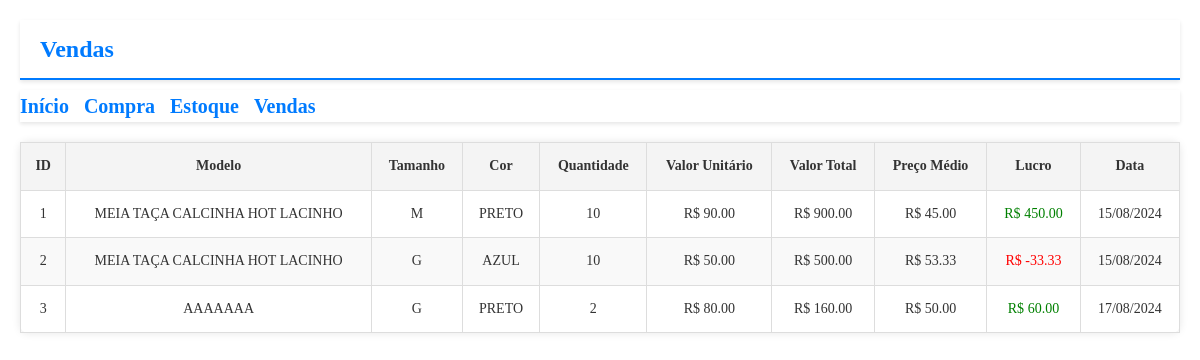
Screenshot of /vendas (signed in) with the database file from the repository.
### Itslojamar/main.py (models this page shows)
class Venda(db.Model):
    id = db.Column(db.Integer, primary_key=True)
    modelo = db.Column(db.String(80), nullable=False)
    tamanho = db.Column(db.String(20), nullable=False)
    cor = db.Column(db.String(20), nullable=False)
    quantidade = db.Column(db.Integer, nullable=False)
    valor_unitario = db.Column(db.Float, nullable=False)
    preco_medio = db.Column(db.Float, nullable=False)
    valor_total = db.Column(db.Float, nullable=False)
    data = db.Column(db.DateTime, nullable=False)

### Itslojamar/main.py (the view)
@app.route('/vendas', methods=['GET'])
@login_required
def vendas():
    vendas = Venda.query.all()
    return render_template('vendas.html', vendas=vendas)

### Itslojamar/main.py (called while the page is built)
def login_required(f):
    @wraps(f)
    def decorated_function(*args, **kwargs):
        if 'logged_in' not in session:
            return redirect(url_for('login'))
        return f(*args, **kwargs)
    return decorated_function

### Itslojamar/templates/vendas.html (shortened to what this page needs)
<!DOCTYPE html>
<html lang="pt-BR">
<head>
    <link rel="stylesheet" href="{{ url_for('static', filename='vendas.css') }}">
</head>
<body>
    <header class="header">
        <h1>Vendas</h1>
    </header>
    <div class="navbar">
        <a href="{{ url_for('index') }}">Início</a>
        <a href="{{ url_for('compra') }}">Compra</a>
        <a href="{{ url_for('estoque') }}">Estoque</a>
        <a href="{{ url_for('vendas') }}">Vendas</a>
    </div>
<body>
    <table>
        <thead>
            <tr>
                <th>ID</th>
                <th>Modelo</th>
                <th>Tamanho</th>
                <th>Cor</th>
                <th>Quantidade</th>
                <th>Valor Unitário</th>
                <th>Valor Total</th>
                <th>Preço Médio</th>
                <th>Lucro</th>
                <th>Data</th>
            </tr>
        </thead>
        <tbody>
            {% for venda in vendas %}
                <tr>
                    <td>{{ venda.id }}</td>
                    <td>{{ venda.modelo }}</td>
                    <td>{{ venda.tamanho }}</td>
                    <td>{{ venda.cor }}</td>
                    <td>{{ venda.quantidade }}</td>
                    <td>R$ {{ "%.2f"|format(venda.valor_unitario) }}</td>
                    <td>R$ {{ "%.2f"|format(venda.valor_unitario * venda.quantidade)}}</td>
                    <td>R$ {{ "%.2f"|format(venda.preco_medio) }}</td>
                    <td class="{{ 'lucro-positivo' if venda.valor_unitario - venda.preco_medio >= 0 else 'lucro-negativo' }}">
                        R$ {{ "%.2f"|format(venda.valor_unitario * venda.quantidade - venda.preco_medio * venda.quantidade) }}
                    </td>
                    <td>{{ venda.data.strftime('%d/%m/%Y') }}</td>
                </tr>
            {% endfor %}
        </tbody>
    </table>
</body>
</html>

### Itslojamar/static/vendas.css (style rules this page uses)
* { margin: 0; padding: 0; box-sizing: border-box; }
body { font-family: "Comic Sans MS", "Comic Sans", cursive; color: #333; line-height: 1.6; margin: 0; padding: 20px; background-image: url('/static/background.jpg'); background-size: cover; background-position: center; background-repeat: no-repeat; height: 100vh; width: 100vw; overflow-x: hidden; }
.header { display: flex; justify-content: space-between; align-items: center; padding: 10px 20px; border-bottom: 2px solid #007bff; background-color: #ffffffb6; box-shadow: 0 2px 4px rgba(0, 0, 0, 0.1); }
.header h1 { margin: 0; font-size: 24px; color: #007bff; }
.navbar { display: flex; gap: 15px; margin-top: 10px; background-color: #ffffffb6; box-shadow: 0 2px 4px rgba(0, 0, 0, 0.1); }
.navbar a { text-decoration: none; color: #007bff; font-weight: bold; font-size: 20px; }
table { width: 100%; margin: 20px 0; border-collapse: collapse; background-color: #fff; border-radius: 8px; box-shadow: 0 0 8px rgba(0, 0, 0, 0.1); }
th, td { padding: 12px; text-align: center; border: 1px solid #ddd; font-size: 14px; }
th { background-color: #f4f4f4; font-weight: bold; }
tr:nth-child(even) { background-color: #f9f9f9; }
.lucro-positivo { color: green; }
.lucro-negativo { color: red; }

### rows the page displays
Venda: id "1", modelo "MEIA TAÇA CALCINHA HOT LACINHO", tamanho "M", cor "PRETO", quantidade "10", valor_unitario "90.00", venda.valor_unitario*venda.quantidade "900.00", preco_medio "45.00", valor_unitario+quantidade+preco_medio "450.00", data "15/08/2024"
Venda: id "2", modelo "MEIA TAÇA CALCINHA HOT LACINHO", tamanho "G", cor "AZUL", quantidade "10", valor_unitario "50.00", venda.valor_unitario*venda.quantidade "500.00", preco_medio "53.33", valor_unitario+quantidade+preco_medio "-33.33", data "15/08/2024"
Venda: id "3", modelo "AAAAAAA", tamanho "G", cor "PRETO", quantidade "2", valor_unitario "80.00", venda.valor_unitario*venda.quantidade "160.00", preco_medio "50.00", valor_unitario+quantidade+preco_medio "60.00", data "17/08/2024"
